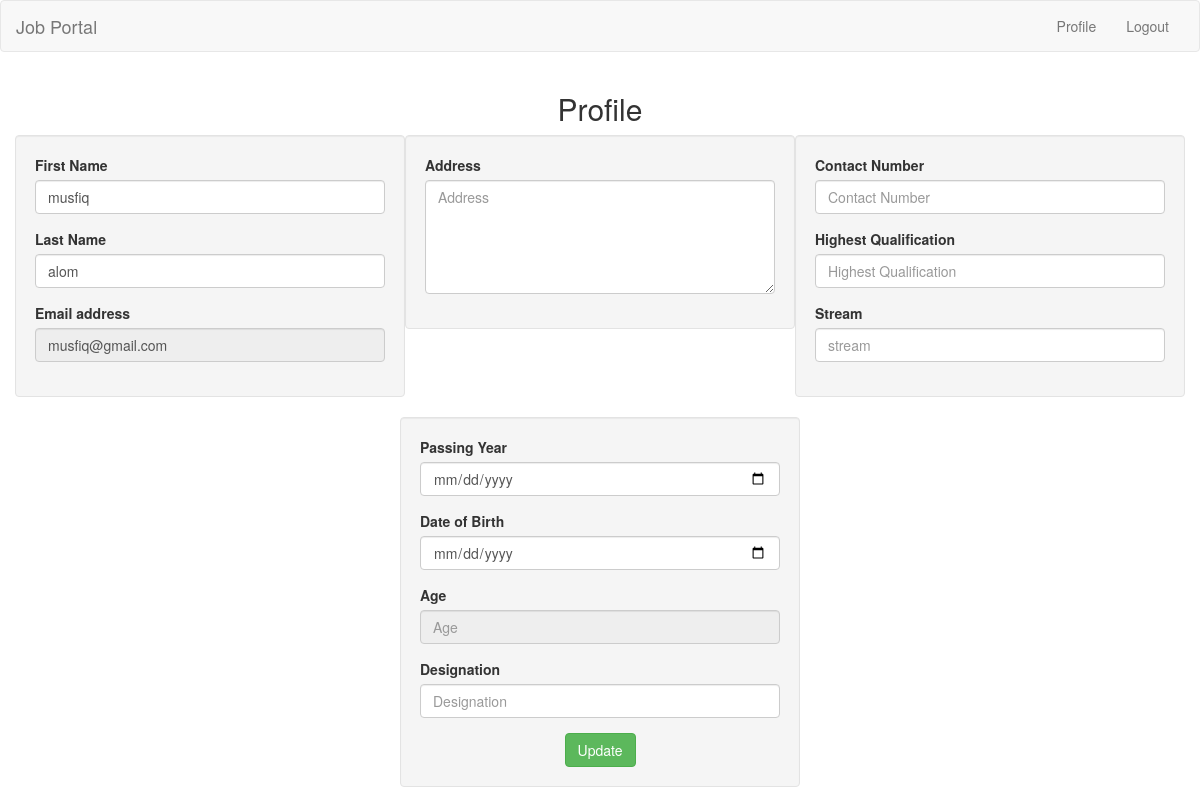
The page /jobseekers/profile.php (signed in) on the database its author committed.
### tables this page shows
CREATE TABLE `users` (
  `id_user` int(11) NOT NULL,
  `firstname` varchar(255) NOT NULL,
  `lastname` varchar(255) NOT NULL,
  `email` varchar(255) NOT NULL,
  `password` varchar(255) NOT NULL,
  `address` text DEFAULT NULL,
  `contactno` varchar(255) DEFAULT NULL,
  `qualification` varchar(255) DEFAULT NULL,
  `stream` varchar(255) DEFAULT NULL,
  `passingyear` varchar(255) DEFAULT NULL,
  `dob` varchar(255) DEFAULT NULL,
  `age` varchar(255) DEFAULT NULL,
  `designation` varchar(255) DEFAULT NULL,
  `resume` varchar(255) DEFAULT NULL,
  `active` int(11) NOT NULL DEFAULT 1
);

### jobseekers/profile.php (the view, shortened to what this page needs)
<?php
require_once("../db.php");
?>
<!DOCTYPE html>
<html lang="en">
  <head>
    <link rel="stylesheet" href="https://maxcdn.bootstrapcdn.com/bootstrap/3.3.7/css/bootstrap.min.css">
  </head>
  <body>
    <header>
      <nav class="navbar navbar-default">
        <div class="container-fluid">
          <div class="navbar-header">
            <a class="navbar-brand" href="../index.php">Job Portal</a>
          </div>
          <div class="collapse navbar-collapse" id="bs-example-navbar-collapse-1">
            <ul class="nav navbar-nav navbar-right">
              <li><a href="profile.php">Profile</a></li>
              <li><a href="../logout.php">Logout</a></li>
            </ul>
          </div>
        </div>
      </nav>
    </header>
    <section>
      <div class="container">
        <div class="row">
          <h2 class="text-center">Profile</h2>
          <form method="post" action="updateprofile.php">
          <?php
            $sql = "SELECT * FROM users WHERE id_user='$_SESSION[id_user]'";
            $result = $conn->query($sql);
            if($result->num_rows > 0) {
              while($row = $result->fetch_assoc()) {
            ?>
          <div class="col-md-4 well">
            <div class="form-group">
                <label for="fname">First Name</label>
                <input type="text" class="form-control" id="fname" name="fname" placeholder="First Name" value="<?php echo $row['firstname']; ?>" required="">
              </div>
              <div class="form-group">
                <label for="lname">Last Name</label>
                <input type="text" class="form-control" id="lname" name="lname" placeholder="Last Name" value="<?php echo $row['lastname']; ?>" required="">
              </div>
              <div class="form-group">
                <label for="email">Email address</label>
                <input type="email" class="form-control" id="email" placeholder="Email" value="<?php echo $row['email']; ?>" readonly>
              </div>
          </div>
          <div class="col-md-4 well">
            <div class="form-group">
              <label for="address">Address</label>
              <textarea id="address" name="address" class="form-control" rows="5" placeholder="Address"><?php echo $row['address']; ?></textarea>
            </div>
          </div>
          <div class="col-md-4 well">
            <div class="form-group">
                <label for="contactno">Contact Number</label>
                <input type="text" class="form-control" id="contactno" name="contactno" placeholder="Contact Number" minlength="11" maxlength="11" autocomplete="off" onkeypress="return validatePhone(event);" required="" value="<?php echo $row['contactno']; ?>">
              </div>
              <div class="form-group">
                <label for="qualification">Highest Qualification</label>
                <input type="text" class="form-control" id="qualification" name="qualification" placeholder="Highest Qualification" value="<?php echo $row['qualification']; ?>">
              </div>
              <div class="form-group">
                <label for="stream">Stream</label>
                <input type="text" class="form-control" id="stream" name="stream" placeholder="stream" value="<?php echo $row['stream']; ?>">
              </div>
          </div>
          <div class="row">
            <div class="col-md-4 col-md-offset-4 well">
              <div class="form-group">
                <label for="passingyear">Passing Year</label>
                <input type="date" class="form-control" id="passingyear" name="passingyear" placeholder="Passing Year" value="<?php echo $row['passingyear']; ?>">
              </div>
              <div class="form-group">
                <label for="dob">Date of Birth</label>
                <input type="date" class="form-control" id="dob" name="dob" placeholder="Date of Birth" min="1960-01-01" max="2005-01-31" value="<?php echo $row['dob']; ?>">
              </div>
              <div class="form-group">
                <label for="age">Age</label>
                <input type="text" class="form-control" id="age" name="age" placeholder="Age" value="<?php echo $row['age']; ?>" readonly>
              </div>
              <div class="form-group">
                <label for="designation">Designation</label>
                <input type="text" class="form-control" id="designation" name="designation" placeholder="Designation" value="<?php echo $row['designation']; ?>">
              </div>
              <div class="text-center">
                <button type="submit" class="btn btn-success">Update</button>
              </div>
            </div>
          </div>
            <?php
                }
              }
            ?>
            </form>
          </div>
        </div>
    </section>
  </body>
</html>

### rows shown on the page
users: fname "musfiq", lname "alom", email "musfiq@gmail.com"
